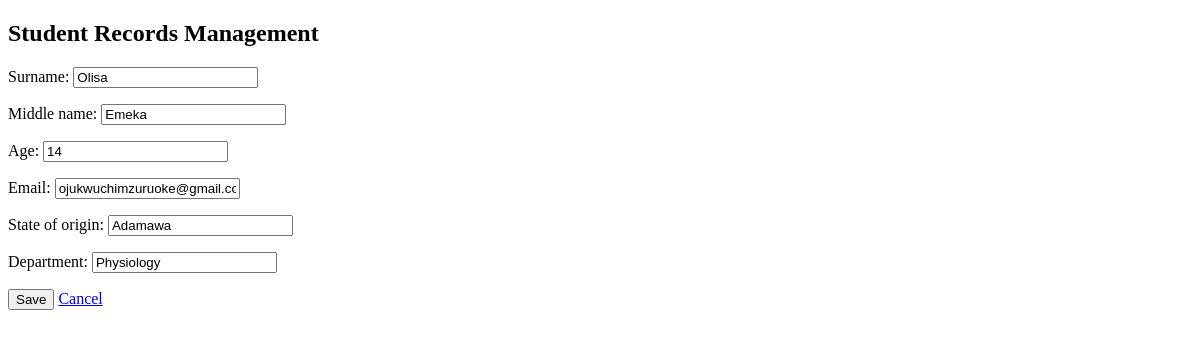
The app's page /student_record_app/update/3/, older data.
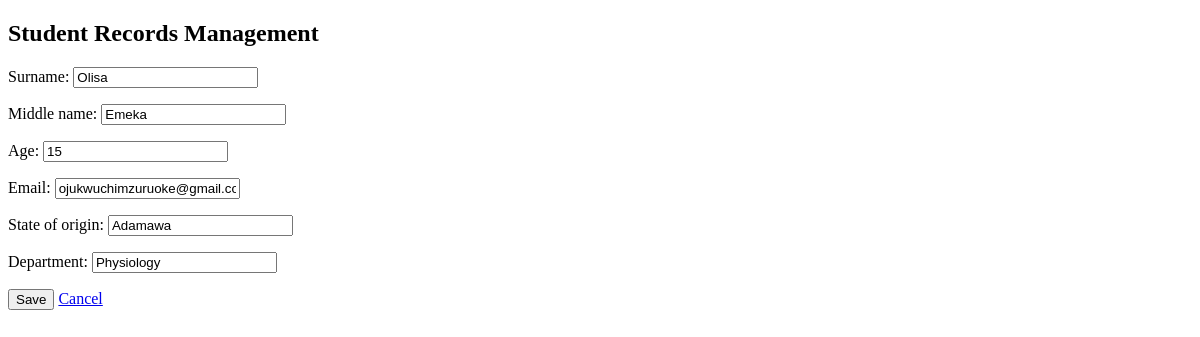
The same page, newer data.
### student_record_app/models.py (models this page shows, shortened)
class Student(models.Model):
    surname = models.CharField(max_length=30)
    middle_name = models.CharField(max_length=30)
    age = models.IntegerField()
    email = models.EmailField(unique=True)
    state_of_origin = models.CharField(max_length=15)
    department = models.CharField(max_length=15)

### student_record_app/views.py (the view)
# urls.py: path('update/<int:pk>/', views.student_update, name='student_update'),
def student_update(request, pk):
    student = get_object_or_404(Student, pk=pk)
    form = studentForm(request.POST or None, instance=student)
    if form.is_valid():
        form.save()
        return redirect('student_list')
    return render(request, 'student_record_app/student_form.html', {'form': form})

### student_record_app/forms.py
class studentForm(forms.ModelForm):
    class Meta:
        model = Student
        fields = '__all__'

### student_record_app/templates/student_record_app/student_form.html
    {% extends 'student_record_app/base.html' %} {% block content %}
    <form method="POST">
      {% csrf_token %} {{ form.as_p }}
      <button type="submit" class="">Save</button>
      <a href="{% url 'student_list' %}" class="">Cancel</a>
    </form>
    {% endblock %}

Row changes from the older to the newer data that the page shows:
changed Student "Olisa": age "14" → "15"
